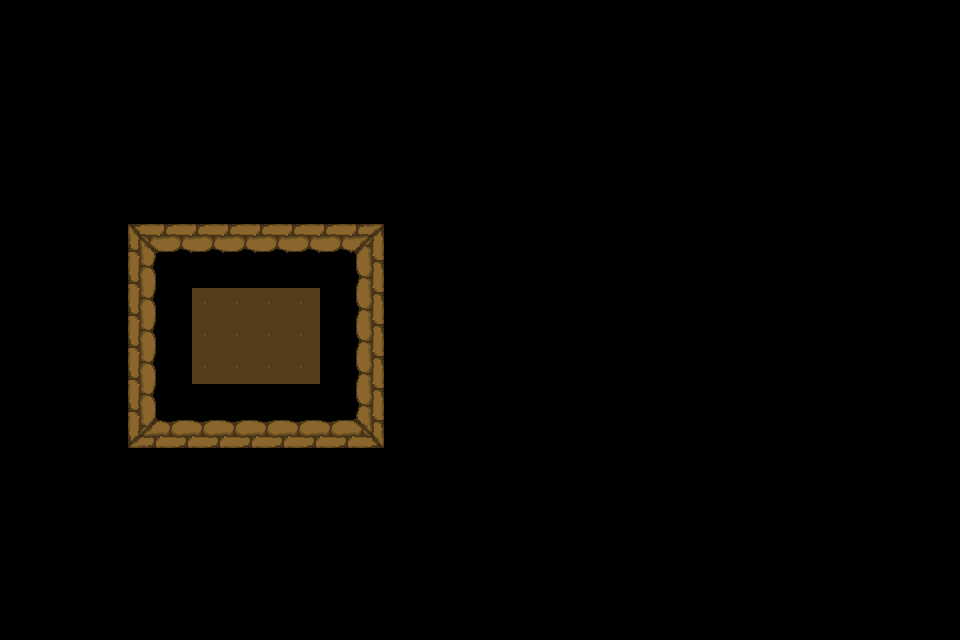

This game map was drawn from its Tiled (.tmx) file and the tilesets committed beside it. A one-line description and the full map source follow:
An orthogonal 30x20 tile map with 32x32 px tiles, 2 tile layers (Background, Obstacles) and 1 object (SpawnPlayer).

<map version="1.10" tiledversion="1.11.2" orientation="orthogonal" renderorder="right-down" width="30" height="20" tilewidth="32" tileheight="32" infinite="0" nextlayerid="7" nextobjectid="2">
 <editorsettings>
  <export target="../public/assets/maps/map-level-05.json" format="json" />
 </editorsettings>
 <tileset firstgid="1" source="tileset.tsx" />
 <layer id="1" name="Background" width="30" height="20">
  <data encoding="csv">
0,0,0,0,0,0,0,0,0,0,0,0,0,0,0,0,0,0,0,0,0,0,0,0,0,0,0,0,0,0,
0,0,0,0,0,0,0,0,0,0,0,0,0,0,0,0,0,0,0,0,0,0,0,0,0,0,0,0,0,0,
0,0,0,0,0,0,0,0,0,0,0,0,0,0,0,0,0,0,0,0,0,0,0,0,0,0,0,0,0,0,
0,0,0,0,0,0,0,0,0,0,0,0,0,0,0,0,0,0,0,0,0,0,0,0,0,0,0,0,0,0,
0,0,0,0,0,0,0,0,0,0,0,0,0,0,0,0,0,0,0,0,0,0,0,0,0,0,0,0,0,0,
0,0,0,0,0,0,0,0,0,0,0,0,0,0,0,0,0,0,0,0,0,0,0,0,0,0,0,0,0,0,
0,0,0,0,0,0,0,0,0,0,0,0,0,0,0,0,0,0,0,0,0,0,0,0,0,0,0,0,0,0,
0,0,0,0,19,19,19,19,19,19,19,19,0,0,0,0,0,0,0,0,0,0,0,0,0,0,0,0,0,0,
0,0,0,0,19,19,19,19,19,19,19,19,0,0,0,0,0,0,0,0,0,0,0,0,0,0,0,0,0,0,
0,0,0,0,19,19,61,61,61,61,19,19,0,0,0,0,0,0,0,0,0,0,0,0,0,0,0,0,0,0,
0,0,0,0,19,19,61,61,61,61,19,19,0,0,0,0,0,0,0,0,0,0,0,0,0,0,0,0,0,0,
0,0,0,0,19,19,61,61,61,61,19,19,0,0,0,0,0,0,0,0,0,0,0,0,0,0,0,0,0,0,
0,0,0,0,19,19,19,19,19,19,19,19,0,0,0,0,0,0,0,0,0,0,0,0,0,0,0,0,0,0,
0,0,0,0,19,19,19,19,19,19,19,19,0,0,0,0,0,0,0,0,0,0,0,0,0,0,0,0,0,0,
0,0,0,0,0,0,0,0,0,0,0,0,0,0,0,0,0,0,0,0,0,0,0,0,0,0,0,0,0,0,
0,0,0,0,0,0,0,0,0,0,0,0,0,0,0,0,0,0,0,0,0,0,0,0,0,0,0,0,0,0,
0,0,0,0,0,0,0,0,0,0,0,0,0,0,0,0,0,0,0,0,0,0,0,0,0,0,0,0,0,0,
0,0,0,0,0,0,0,0,0,0,0,0,0,0,0,0,0,0,0,0,0,0,0,0,0,0,0,0,0,0,
0,0,0,0,0,0,0,0,0,0,0,0,0,0,0,0,0,0,0,0,0,0,0,0,0,0,0,0,0,0,
0,0,0,0,0,0,0,0,0,0,0,0,0,0,0,0,0,0,0,0,0,0,0,0,0,0,0,0,0,0
</data>
 </layer>
 <layer id="2" name="Obstacles" width="30" height="20">
  <data encoding="csv">
0,0,0,0,0,0,0,0,0,0,0,0,0,0,0,0,0,0,0,0,0,0,0,0,0,0,0,0,0,0,
0,0,0,0,0,0,0,0,0,0,0,0,0,0,0,0,0,0,0,0,0,0,0,0,0,0,0,0,0,0,
0,0,0,0,0,0,0,0,0,0,0,0,0,0,0,0,0,0,0,0,0,0,0,0,0,0,0,0,0,0,
0,0,0,0,0,0,0,0,0,0,0,0,0,0,0,0,0,0,0,0,0,0,0,0,0,0,0,0,0,0,
0,0,0,0,0,0,0,0,0,0,0,0,0,0,0,0,0,0,0,0,0,0,0,0,0,0,0,0,0,0,
0,0,0,0,0,0,0,0,0,0,0,0,0,0,0,0,0,0,0,0,0,0,0,0,0,0,0,0,0,0,
0,0,0,0,0,0,0,0,0,0,0,0,0,0,0,0,0,0,0,0,0,0,0,0,0,0,0,0,0,0,
0,0,0,0,7,78,78,78,78,78,78,8,0,0,0,0,0,0,0,0,0,0,0,0,0,0,0,0,0,0,
0,0,0,0,50,19,19,19,19,19,19,47,0,0,0,0,0,0,0,0,0,0,0,0,0,0,0,0,0,0,
0,0,0,0,50,19,0,0,0,0,19,47,0,0,0,0,0,0,0,0,0,0,0,0,0,0,0,0,0,0,
0,0,0,0,50,19,0,0,0,0,19,47,0,0,0,0,0,0,0,0,0,0,0,0,0,0,0,0,0,0,
0,0,0,0,50,19,0,0,0,0,19,47,0,0,0,0,0,0,0,0,0,0,0,0,0,0,0,0,0,0,
0,0,0,0,50,19,19,19,19,19,19,47,0,0,0,0,0,0,0,0,0,0,0,0,0,0,0,0,0,0,
0,0,0,0,22,34,34,34,34,34,34,23,0,0,0,0,0,0,0,0,0,0,0,0,0,0,0,0,0,0,
0,0,0,0,0,0,0,0,0,0,0,0,0,0,0,0,0,0,0,0,0,0,0,0,0,0,0,0,0,0,
0,0,0,0,0,0,0,0,0,0,0,0,0,0,0,0,0,0,0,0,0,0,0,0,0,0,0,0,0,0,
0,0,0,0,0,0,0,0,0,0,0,0,0,0,0,0,0,0,0,0,0,0,0,0,0,0,0,0,0,0,
0,0,0,0,0,0,0,0,0,0,0,0,0,0,0,0,0,0,0,0,0,0,0,0,0,0,0,0,0,0,
0,0,0,0,0,0,0,0,0,0,0,0,0,0,0,0,0,0,0,0,0,0,0,0,0,0,0,0,0,0,
0,0,0,0,0,0,0,0,0,0,0,0,0,0,0,0,0,0,0,0,0,0,0,0,0,0,0,0,0,0
</data>
 </layer>
 <objectgroup id="3" name="Items" />
 <objectgroup id="5" name="Spawnpoints">
  <object id="1" name="SpawnPlayer" x="244" y="338.833" width="14" height="14.3333" />
 </objectgroup>
 <objectgroup id="6" name="Doors" />
</map>